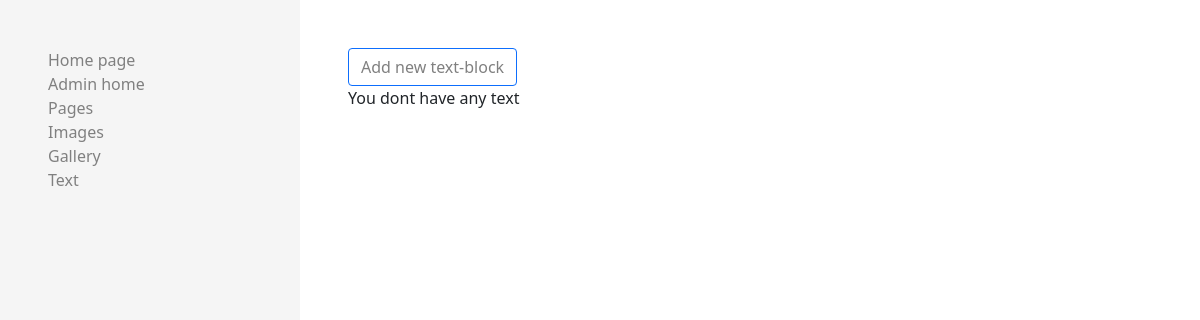
The page /admin/text on the database as committed earlier.
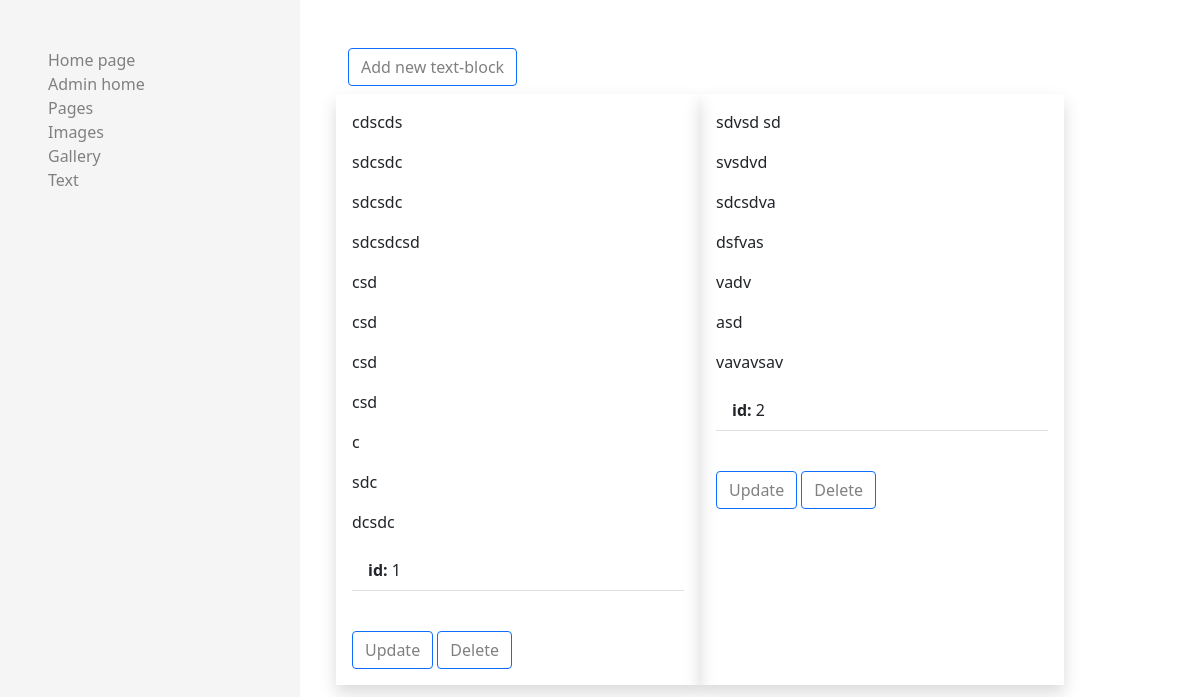
The same page on the database as committed later.
### application/models/text.py (models this page shows, shortened)
class Text(db.Model):
    __tablename__ = 'text'
    id = db.Column(db.Integer, primary_key=True)
    text = db.Column(db.String, nullable=True)
    blocks = db.relationship('Block', back_populates='text', cascade="all,delete")

### application/views/admin/view_text.py (the view)
@admin.route('/text')
def text_admin():
    text_list = Text.query.all()
    return render_template('/admin/text/text.html', text_list=text_list)

### application/templates/admin/text/text.html
{% extends 'admin/base/base.html' %}
{% block content %}
<a class="btn btn-outline-primary" href="{{ url_for('admin.text_add') }}" role="button">Add new text-block</a>
{% if text_list %}
<div class="row my-2">
{% for text in text_list %}
    <div class="col-6 shadow p-3">
        <div class="col-12">
            {{ text.text | safe }}
        </div>
        <div class="col-12">
            <ul class="list-group list-group-flush">
            <li class="list-group-item"><b>id: </b> {{ text.id }}</li>
            <li class="list-group-item"></li>
            </ul>
        </div>
        <div class="col-12 mt-4">
            <a href="{{ url_for('admin.text_update', id=text.id ) }}" class="btn btn-outline-primary">Update</a>
            <a href="{{ url_for('admin.text_delete', id=text.id ) }}" class="btn btn-outline-primary">Delete</a>
        </div>
    </div>
{% endfor %}
</div>
{% else %}
<p>You dont have any text</p>
{% endif %}
{% endblock %}

### application/templates/admin/base/base.html (shortened to what this page needs)
<!doctype html>
<html lang="it-IT">
  <head>
    <link rel="stylesheet" href="{{ url_for('static', filename='base/bootstrap/bootstrap.min.css') }}">
    <link rel="stylesheet" href="{{ url_for('static', filename='base/css/style.css') }}">
  </head>
  <body>
      <div class="container-fluid" style="min-height: 100vh">
        <div class="row" style="min-height: 100vh">
          {% block nav %}
          <div class="col-12 col-md-3 pt-5 px-5" style="background-color: whitesmoke;">
            {% include 'admin/base/nav.html' %}
          </div>
          {% endblock %}
          <div class="col-12 col-md-8 pt-5 px-5">
            {% block content %}{% endblock %}
          </div>
        </div>
      </div>
  </body>
</html>

### application/templates/admin/base/nav.html
  <a href="{{url_for('index') }}">Home page</a> </br>
  <a href="{{url_for('admin.index')}}">Admin home</a> </br>
  <a href="{{url_for('admin.page_admin')}}">Pages</a> </br>
  <a href="{{url_for('admin.image_admin')}}">Images</a>  </br>
  <a href="{{url_for('admin.gallery_admin')}}">Gallery</a> </br>
  <a href="{{url_for('admin.text_admin')}}">Text</a>

### application/static/base/css/style.css (style rules this page uses)
a:link, a:visited { color: grey; text-align: center; text-decoration: none; }

Rows that differ between the two databases and show on the page:
added Text: text "cdscds sdcsdc sdcsdc sdcsdcsd csd csd csd csd c sdc dcsdc", id "1"
added Text: text "sdvsd sd svsdvd sdcsdva dsfvas vadv asd vavavsav", id "2"
Other text that changed with them:
text no longer shown: "You dont have any text"
